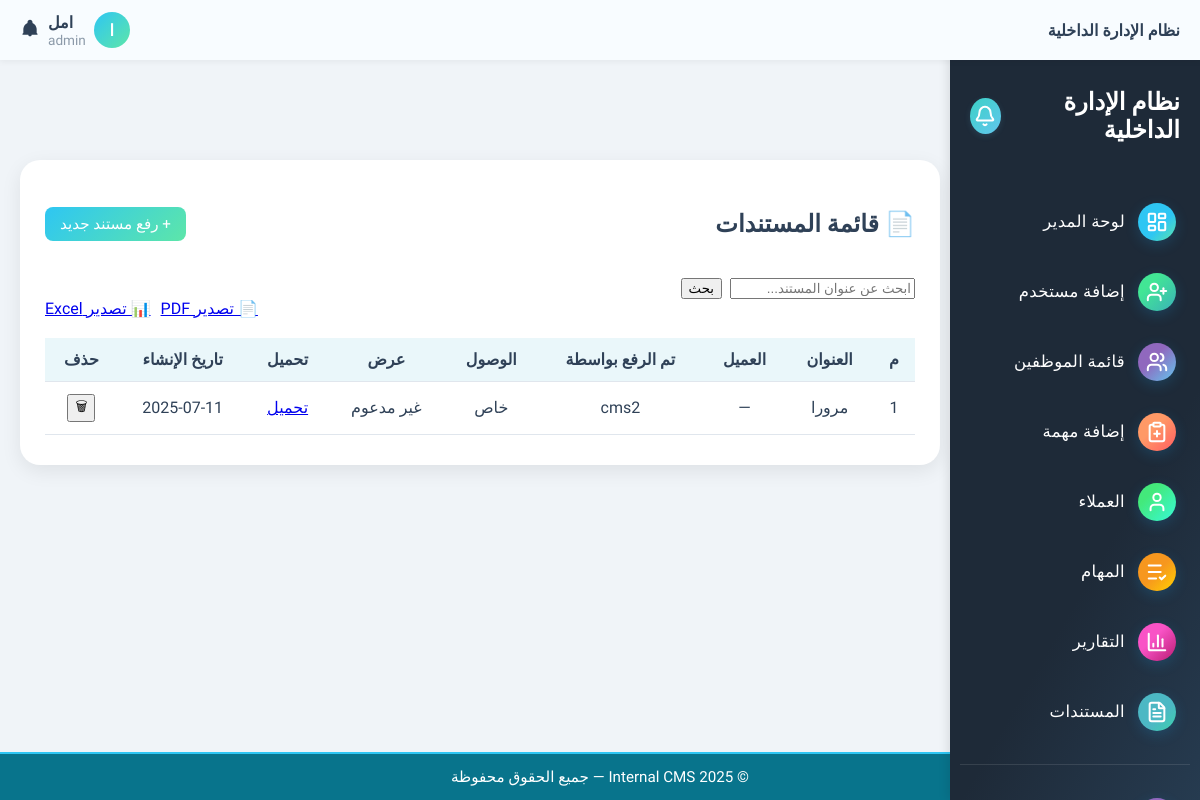
/content/documents/ (signed in), run on the app's committed database.
### core/role.py (models this page shows, shortened)
class Role(models.Model):
    name = models.CharField(max_length=50, unique=True)
    description = models.TextField(blank=True)

### content/models.py (models this page shows, shortened)
class Document(models.Model):
    ACCESS_CHOICES = [
        ('public', 'عام'),
        ('private', 'خاص'),
        ('restricted', 'مقيّد'),
        ('admin_only', 'للمدراء فقط'),
        ('client_shared', 'مشترك مع عميل'),
    ]
    title = models.CharField(max_length=255)
    file_url = models.URLField(max_length=1024, blank=True, null=True)
    file_path = models.CharField(max_length=512, blank=True, null=True)
    uploaded_by = models.ForeignKey(User, on_delete=models.SET_NULL, null=True)
    client = models.ForeignKey(Client, on_delete=models.SET_NULL, null=True, blank=True)
    access_level = models.CharField(max_length=20, choices=ACCESS_CHOICES, default='private')
    allowed_users = models.ManyToManyField(User, blank=True, related_name='permitted_documents')  # خاص بالمقيد
    created_at = models.DateTimeField(auto_now_add=True)
    def can_view(self, user):
        role = getattr(user.userprofile.role, 'name', None)
        if role == 'admin':
            return True
    def can_delete(self, user):
        role = getattr(user.userprofile.role, 'name', None)
        if role == 'admin':
            return True
        if self.access_level in ['private', 'restricted', 'client_shared']:
            return self.uploaded_by == user
        return False

### content/views.py (the view)
# urls.py: path('documents/', document_list_view, name='document_list'),
@login_required
def document_list_view(request):
    user = request.user
    role = getattr(user.userprofile.role, 'name', None)
    all_documents = Document.objects.all()
    documents = [doc for doc in all_documents if doc.can_view(user)]
    query = request.GET.get('q', '')
    if query:
        documents = [doc for doc in documents if query.lower() in doc.title.lower()]
    for doc in documents:
        doc.can_download = doc.can_view(user)
        doc.can_delete = doc.can_delete(user)
        if doc.file_url:
            extension = doc.file_url.lower().split('.')[-1]
            doc.is_image = extension in ['jpg', 'jpeg', 'png', 'gif']
            doc.is_pdf = extension == 'pdf'
        else:
            doc.is_image = False
            doc.is_pdf = False
    return render(request, 'content/document_list.html', {
        'documents': documents,
        'role': role,
        'is_admin': role == 'admin',
        'query': query,
    })

### core/context_processors.py (called while the page is built)
def user_role(request):
    role = None
    if request.user.is_authenticated:
        if hasattr(request.user, 'userprofile'):
            role = request.user.userprofile.role.name
    return {'role': role}

### templates/content/document_list.html (shortened to what this page needs)
{% extends 'base.html' %}
{% block content %}
<div class="documents-container">
  <div class="documents-card">
    <div class="header-row">
      <h2>📄 قائمة المستندات</h2>
      {% if role == 'admin' or role == 'staff' %}
        <a href="{% url 'upload_document' %}" class="add-doc-btn">+ رفع مستند جديد</a>
      {% endif %}
    </div>
<form method="get" class="text-end mb-3">
  <div style="display: inline-flex; gap: 8px;">
    <input type="text" name="q" value="{{ query }}" placeholder="ابحث عن عنوان المستند..." class="form-control" style="max-width: 280px;">
    <button type="submit" class="btn btn-primary">بحث</button>
  </div>
</form>
    <div class="export-buttons">
      <a href="#" class="btn btn-outline-secondary">📄 تصدير PDF</a>
      <a href="#" class="btn btn-outline-success">📊 تصدير Excel</a>
    </div>
    <div class="table-wrapper">
      <table class="documents-table">
        <thead>
          <tr>
            <th>م</th>
            <th>العنوان</th>
            <th>العميل</th>
            <th>تم الرفع بواسطة</th>
            <th>الوصول</th>
            <th>عرض</th>
            <th>تحميل</th>
            <th>تاريخ الإنشاء</th>
            {% if role == 'admin' %}
              <th>حذف</th>
            {% endif %}
          </tr>
        </thead>
        <tbody>
          {% for doc in documents %}
          <tr>
            <td>{{ forloop.counter }}</td>
            <td>{{ doc.title }}</td>
            <td>{{ doc.client|default:"—" }}</td>
            <td>{{ doc.uploaded_by|default:"—" }}</td>
            <td>{{ doc.get_access_level_display }}</td>
            <td>
              {% if doc.can_download and doc.file_url %}
                {% if doc.is_image %}
                  <a href="{{ doc.file_url }}" target="_blank" class="btn btn-outline-info btn-sm">عرض</a>
                {% elif doc.is_pdf %}
                  <a href="{{ doc.file_url }}" target="_blank" class="btn btn-outline-info btn-sm">عرض PDF</a>
                {% else %}
                  <span class="text-muted">غير مدعوم</span>
                {% endif %}
              {% else %}
                <span class="text-muted">غير مصرح</span>
              {% endif %}
            </td>
            <td>
              {% if doc.can_download and doc.file_url %}
                <a href="{{ doc.file_url }}" download class="btn btn-outline-primary btn-sm">تحميل</a>
              {% else %}
                <span class="text-muted">غير مصرح</span>
              {% endif %}
            </td>
            <td>{{ doc.created_at|date:"Y-m-d" }}</td>
            {% if role == 'admin' %}
            <td>
              <button type="button" class="btn btn-danger btn-sm delete-doc-btn" data-doc-id="{{ doc.id }}">🗑</button>
            </td>
            {% endif %}
          </tr>
          {% empty %}
          <tr>
            <td colspan="9" class="empty-row">لا توجد مستندات حالياً.</td>
          </tr>
          {% endfor %}
        </tbody>
      </table>
    </div>
  </div>
</div>
{% endblock %}

### templates/header.html (shortened to what this page needs)
<div class="header">
  <div class="logo">
    <span class="logo-text">نظام الإدارة الداخلية</span>
  </div>
  <div class="user-section">
    <div class="user-top-row">
      <span class="avatar-circle">{{ request.user.first_name|first|upper }}</span>
<div class="user-dropdown">
  <div class="user-info">
    <span class="user-name">{{ request.user.get_full_name }}</span>
    <div class="user-role">{{ role }}</div>
  </div>
</div>
            <div class="notification-icon">
        <svg viewBox="0 0 24 24">
          <path d="M12 2C10.3 2 9 3.3 9 5v1.1C6.2 7.2 4.3 9.9 4 13v5l-1 1v1h18v-1l-1-1v-5c-.3-3.1-2.2-5.8-5-6.9V5c0-1.7-1.3-3-3-3zm0 20c1.1 0 2-.9 2-2h-4c0 1.1.9 2 2 2z"/>
        </svg>
      </div>
    </div>
  </div>
</div>

### templates/base.html (style rules this page uses)
html, body { height: 100%; margin: 0; padding: 0; overflow-x: hidden; font-family: 'Tajawal', sans-serif; background-color: #F4EFEB; color: #2F4157; display: flex; flex-direction: column; }

### templates/content/document_list.html (style rules this page uses)
body { background-color: #F0F4F8; font-family: 'Tajawal', sans-serif; }
.documents-container { display: flex; justify-content: center; padding-top: 80px; padding-bottom: 40px; }
.documents-card { background: #ffffff; padding: 30px 25px; border-radius: 20px; box-shadow: 0 6px 20px rgba(0, 0, 0, 0.08); width: 100%; max-width: 1000px; color: #2F4157; }
.header-row { display: flex; justify-content: space-between; align-items: center; margin-bottom: 20px; }
.add-doc-btn { background: linear-gradient(135deg, #2EC6F3, #5DE6A9); color: white; padding: 8px 15px; border-radius: 8px; text-decoration: none; font-size: 0.95rem; transition: background 0.3s; }
.export-buttons { display: flex; justify-content: flex-end; gap: 10px; margin-bottom: 20px; }
.table-wrapper { overflow-x: auto; }
.documents-table { width: 100%; border-collapse: collapse; }
.documents-table th, .documents-table td { padding: 12px; text-align: center; border-bottom: 1px solid #e0e6ed; }
.documents-table thead { background-color: #EAF7FA; }

### templates/header.html (style rules this page uses)
.header { background: #f8fcff; color: #2F4157; height: 60px; padding: 0 20px; font-family: 'Tajawal', sans-serif; display: flex; justify-content: space-between; align-items: center; box-shadow: 0 2px 6px rgba(0,0,0,0.05); direction: rtl; position: fixed; top: 0; left: 0; right: 0; z-index: 1000; }
.logo-text { font-size: 1rem; font-weight: 700; }
.user-section { display: flex; flex-direction: column; align-items: flex-end; gap: 4px; }
.user-top-row { display: flex; align-items: center; gap: 8px; }
.notification-icon svg { width: 20px; height: 20px; fill: #2F4157; cursor: pointer; }
.user-name { font-size: 1rem; font-weight: 700; margin: 0; margin-bottom: 0rem; color: #2F4157; }
.avatar-circle { display: flex; align-items: center; justify-content: center; width: 36px; height: 36px; border-radius: 50%; background: linear-gradient(135deg, #2EC6F3, #5DE6A9); color: #fff; font-size: 1rem; font-weight: bold; }
.user-info { display: flex; flex-direction: column; align-items: flex-end; text-align: right; }
.user-role { font-size: 0.85rem; margin: 0; margin-top: 0rem; text-align: right; color: #8c9aa9; }
.user-dropdown { position: relative; display: inline-block; }
.user-info { display: flex; flex-direction: column; align-items: flex-end; cursor: pointer; }

### data on the page
Role: name "admin"
Document: title "مرورا", client "—", uploaded_by "cms2", access_level "خاص", shows "غير مدعوم", created_at "2025-07-11"

### other printed values
{{ request.user.first_name|first|upper }} "ا"
{{ request.user.get_full_name }} "امل"
